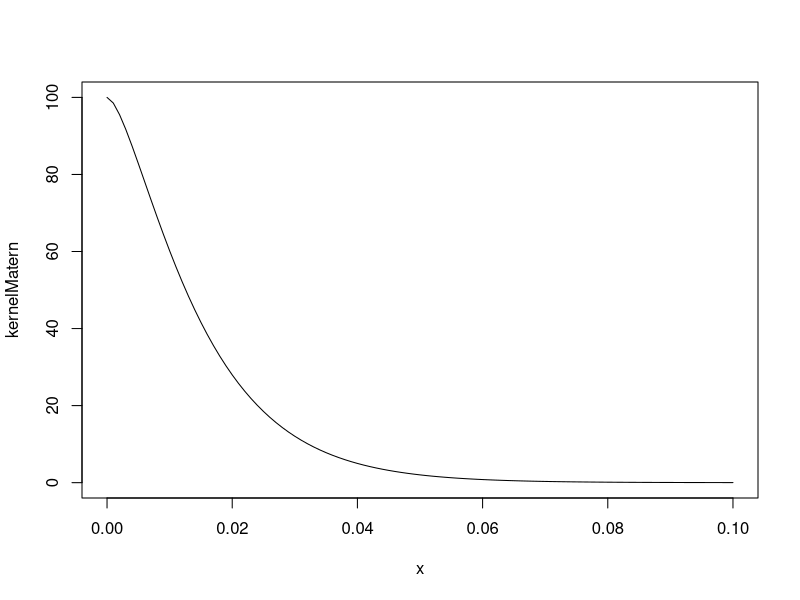

Write the R code that produced this figure.
library(spatstat)


### Name: dppkernel
### Title: Extract Kernel from Determinantal Point Process Model Object
### Aliases: dppkernel
### Keywords: spatial models

### ** Examples

kernelMatern <- dppkernel(dppMatern(lambda = 100, alpha=.01, nu=1, d=2))
plot(kernelMatern, xlim = c(0,0.1))
